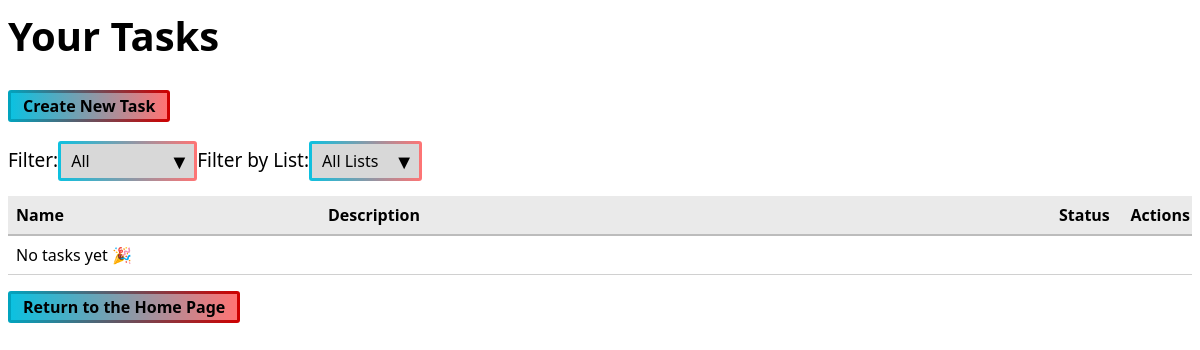
Before: /tasks/ (signed in) with the older database file.
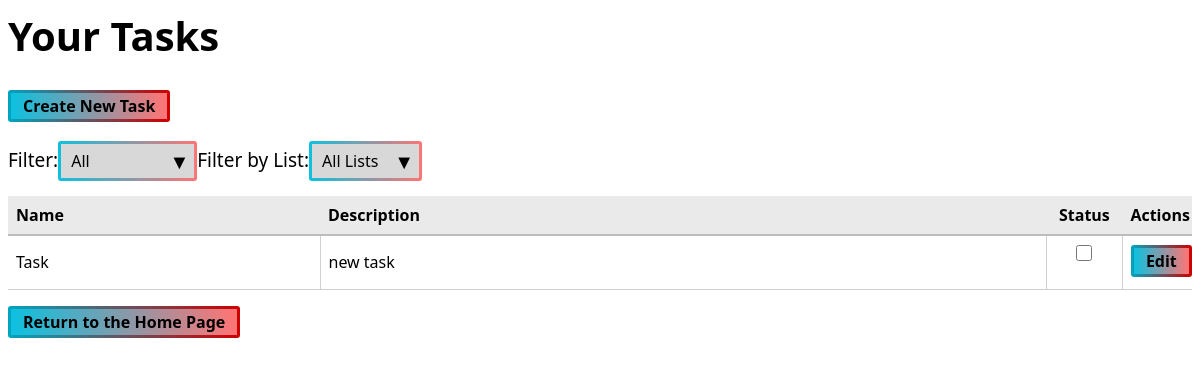
After: the same page with the newer database file.
### main/models.py (models this page shows)
class Task(models.Model):
    name = models.CharField(max_length=200)
    description = models.TextField(blank=True)
    status = models.BooleanField(default=False)
    user = models.ForeignKey(
        User,
        on_delete=models.CASCADE,
        related_name="tasks"
    )
    task_list = models.ForeignKey(
        TaskList,
        on_delete=models.CASCADE,
        related_name="tasks",
        null=True,
        blank=True
    )

### main/views.py (the view)
# urls.py: path('tasks/', views.tasks, name='tasks'),
@login_required
def tasks(request):
    user_lists = request.user.lists.all()
    selected_list_id = request.GET.get("list")
    if selected_list_id and request.user.lists.filter(id=selected_list_id).exists():
        tasks = Task.objects.filter(
            user=request.user,
            task_list_id=selected_list_id
        )
    else:
        tasks = Task.objects.filter(user=request.user)
    tasks = tasks.order_by("status")
    context = {
        "tasks": tasks,
        "lists": user_lists,
        "selected_list_id": selected_list_id,
    }
    return render(request, "tasks.html", context)

### templates/tasks.html (shortened to what this page needs)
{% extends "base_view.html" %}
{% block content %}
    <h1>Your Tasks</h1>
    <table>
        <p>
            <a href="{% url 'create' %}">
                <button class="smallbutton">Create New Task</button>
            </a>
        </p>
            <form method="get">
                <label for="filter">Filter:</label>
                <div class="select-wrapper">
                    <select name="filter" id="filter" onchange="this.form.submit()">
                        <option value="" {% if not current_filter %}selected{% endif %}>
                            All
                        </option>
                    </select>
                </div>
            </form>
            <form method="get">
                <label for="list">Filter by List:</label>
                <div class="select-wrapper">
                    <select name="list" id="list" onchange="this.form.submit()">
                        <option value="">All Lists</option>
                    </select>
                </div>
            </form><br
        <tr>
            <th>Name</th>
            <th>Description</th>
            <th>Status</th>
            <th>Actions</th>
        {% for task in tasks %}
        <tr class="{% if task.status %}completed{% endif %}">
            <td>{{ task.name }}</td>
            <td>{{ task.description }}</td>
            <td>
                <form action="{% url 'toggle_status' task.id %}" method="post">
                    <input type="checkbox"
                           name="status"
                           onchange="this.form.submit()"
                           {% if task.status %}checked{% endif %}>
                </form>
            </td>
            <td>
                <a href="{% url 'edit' task.id %}">
                    <button class="smallbutton">Edit</button>
                </a>
            </td>
        </tr>
        {% empty %}
            <tr>
                <td colspan="4">No tasks yet 🎉</td>
            </tr>
        {% endfor %}
    </table>
    <p>
        <a href="{% url 'home' %}">
            <button class="smallbutton">Return to the Home Page</button>
        </a>
    </p>
{% endblock %}

### templates/base_view.html (shortened to what this page needs)
{% load static %}
<!DOCTYPE html>
<html lang="en">
<head>
    <link rel="stylesheet" href="{% static 'style/styles.css' %}">
</head>
<body>
{% block content %}{% endblock %}
</body>
</html>

### main/static/style/styles.css (style rules this page uses)
body { background-color: white; }
label { font: 19px "Segoe UI", segoe; color: #000000; margin-top: 1px; }
h1 { font: 40px "Segoe UI", segoe; font-weight: bolder; color: #000000; margin-top: 1px; }
button { font: 22px "Segoe UI", segoe; font-weight: bold; color: #000000; background: linear-gradient(to right, #0cc1e0, #ff7474) padding-box, linear-gradient(to right, #00a4bf, #cf0000) border-box; border-radius: 3px; border: 3px solid transparent; padding: 3px 18px; margin-bottom: 5px; }
table { width: 100%; table-layout: fixed; border-collapse: collapse; margin-top: 15px; font: 16px "Segoe UI", segoe; color: #000000; }
th { text-align: left; padding: 8px; background: linear-gradient(#eaeaea, #eaeaea) padding-box, linear-gradient(to right, #0cc1e0, #ff7474) border-box; border-bottom: 8px solid transparent; border-bottom: 2px solid #bcbcbc; font-weight: bold; }
td { padding: 8px; border-bottom: 1px solid #d0d0d0; border-right: 1px solid #d0d0d0; overflow: hidden; text-overflow: ellipsis; white-space: nowrap; }
th:last-child, td:last-child { border-right: none; }
th:nth-child(1), td:nth-child(1) { width: 25%; }
th:nth-child(2), td:nth-child(2) { width: 60%; }
th:nth-child(3), td:nth-child(3) { width: 60px; text-align: center; overflow: visible; }
td:last-child { white-space: nowrap; }
input[type="checkbox"] { width: 16px; height: 16px; accent-color: #0cc1e0; display: inline-block; margin: 0 auto; }
p { font: 16px "Segoe UI", segoe; color: #000000; }
p a { font: 16px "Segoe UI", segoe; color: #006eff; }
.smallbutton { font: 16px "Segoe UI", segoe; font-weight: bold; color: #000000; background: linear-gradient(to right, #0cc1e0, #ff7474) padding-box, linear-gradient(to right, #00a4bf, #cf0000) border-box; border-radius: 3px; border: 3px solid transparent; padding: 2px 12px; margin-bottom: 3px; }
form { margin-bottom: 15px; }
select { appearance: none; -webkit-appearance: none; -moz-appearance: none; display: inline-block; font: 16px "Segoe UI", segoe; padding: 6px 40px 6px 10px; cursor: pointer; border-radius: 3px; border: 3px solid transparent; background-image: linear-gradient(#d8d8d8, #d8d8d8), linear-gradient(to right, #0cc1e0, #ff7474), linear-gradient(45deg, transparent 50%, #333 50%), linear-gradient(135deg, #333 50%, transparent 50%); background-origin: padding-box, border-box, border-box, border-box; background-clip: padding-box, border-box, border-box, border-box; background-repeat: no-repeat; background-size: 100% 100%, 100% 100%, 7px 7px, 7px 7px; background-position: 0 0, 0 0, calc(100% - 18px) 50%, calc(100% - 12px) 50%; }
.select-wrapper { position: relative; display: inline-block; }
.select-wrapper::after { content: "▼"; font-size: 20px; color: #000000; position: absolute; right: 8px; top: 52%; transform: translateY(-50%) rotate(0deg); transition: transform 0.25s ease, color 0.25s ease; pointer-events: none; }

Changed rows visible on the page:
added Task: name "Task", description "new task"
Other visible differences:
text no longer shown: "No tasks yet 🎉"
